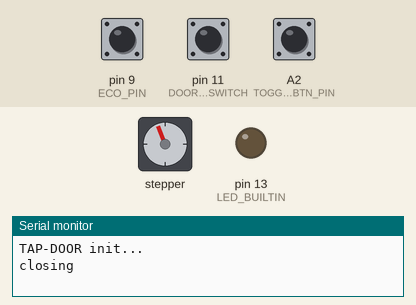
Bench run of a sketch on a simulated Arduino Uno, built with avr-gcc and run on an emulated ATmega328P. On the bench: stepper motor, output pins drawn as LEDs (lit = HIGH), the last lines printed to the serial monitor. The inputs (shaded band) are chosen by the test bench; at power-on: pin 11 (DOOR_LIM_SWITCH) HIGH, pin 9 (ECO_PIN) LOW, A2 (TOGGLE_BTN_PIN) HIGH. Stepper angles assume 2048 steps per turn; pins used as bus, display or sensor lines are not drawn.

Above: at 0.85 s.
0.9 s: pin 11 (DOOR_LIM_SWITCH) pulled LOW for 0.15 s
At 1.3 s:
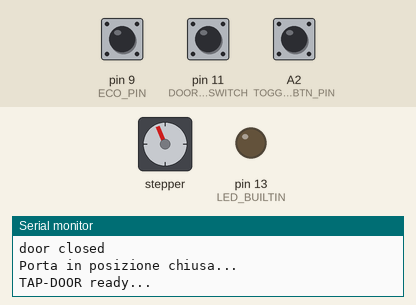
2.5 s: pin 11 (DOOR_LIM_SWITCH) pulled LOW for 3.2 s
At 5.1 s:
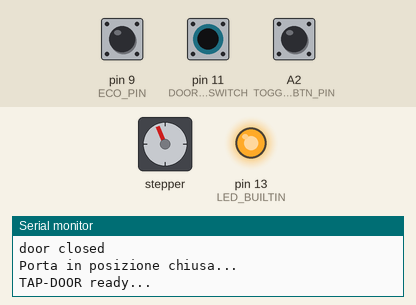
7.2 s: pin 9 (ECO_PIN) pulsed HIGH 2 times (0.12 s each, 0.3 s apart)
At 8.12 s:
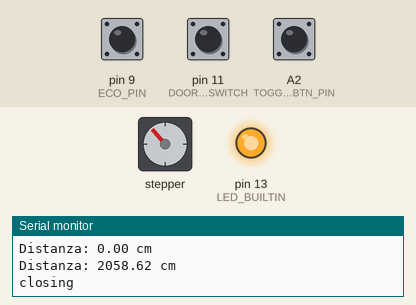
10.2 s: pin 11 (DOOR_LIM_SWITCH) pulled LOW for 1 s
At 12.9 s:
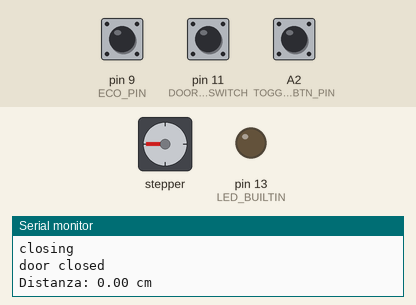
13.2 s: pin 9 (ECO_PIN) pulsed HIGH 5 times (0.12 s each, 0.3 s apart)
At 13.83 s:
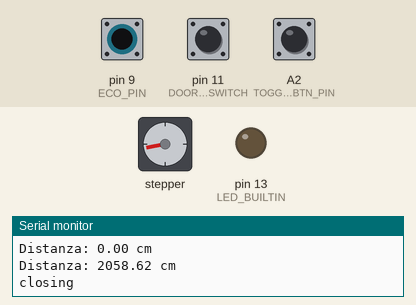
16.2 s: pin 11 (DOOR_LIM_SWITCH) pulled LOW for 3.2 s
At 18.9 s:
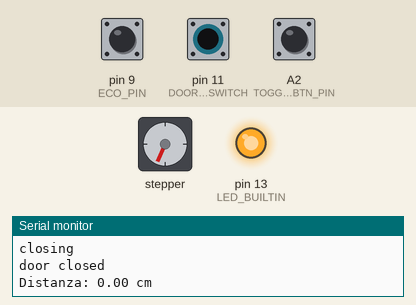
Timing chart, 0 to 20.4 s (numbered marks = the images above; inputs shaded):
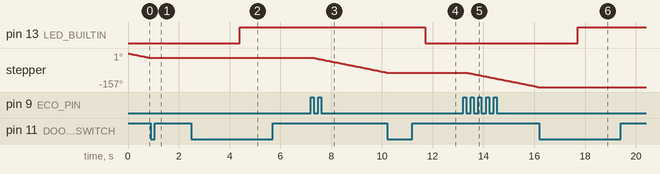

The sketch:

tap-door.ino
```cpp
/** TAP-DOOR */
#include <Stepper.h>
#include "door.h"
#include "dag-timer.h"
#include "dag-button.h"

// stepper
const int MOTOR_PIN_1 = 2;
const int MOTOR_PIN_2 = 4;
const int MOTOR_PIN_3 = 3;
const int MOTOR_PIN_4 = 5;

const int TRIGGER_PIN = 8;
const int ECO_PIN = 9;

const int STP = 2048; // step per revolution del motore stepper.
const int DOOR_LIM_SWITCH = 11;
const int TOGGLE_BTN_PIN = A2;

const int WAIT = 1000 * 1;
const float LIMIT = 10; // cm

Stepper motor(STP, MOTOR_PIN_1, MOTOR_PIN_2, MOTOR_PIN_3, MOTOR_PIN_4);
Door door(&motor);
DagButton btn(TOGGLE_BTN_PIN, LOW);

bool FIRED = false; // registra quando è attivato il passaggio con la mano

void setup()
{
    Serial.begin(9600);
    Serial.println("TAP-DOOR init...");

    pinMode(TRIGGER_PIN, OUTPUT);
    pinMode(ECO_PIN, INPUT);
    digitalWrite(TRIGGER_PIN, LOW);

    pinMode(DOOR_LIM_SWITCH, INPUT_PULLUP);
    pinMode(TOGGLE_BTN_PIN, INPUT_PULLUP);

    pinMode(LED_BUILTIN, OUTPUT);
    digitalWrite(LED_BUILTIN, LOW);

    door.init(DOOR_LIM_SWITCH);
    Serial.println("Porta in posizione chiusa...");
    Serial.println("TAP-DOOR ready...");
    delay(3000);
}

void loop()
{
    delay(500);

    digitalWrite(LED_BUILTIN, door.closed()); // illumina il led quando la porta è chiusa

    while (distance() < LIMIT)
    { // sta fermo fino a quando non tolgo la mano
        FIRED = true;
        delay(100);
    }

    if (FIRED)
    {
        door.toggle(); // aziona l'apertura
        delay(WAIT);   // attende er il tempo che uno ci mette a togliere la mano
        FIRED = false;
    }

    // uando si preme il pulsante usa il toggle della door.
    btn.onPress(toggle);
}

// misura la distanza in cm
float distance()
{
    digitalWrite(TRIGGER_PIN, LOW);
    delayMicroseconds(10);
    digitalWrite(TRIGGER_PIN, HIGH);
    unsigned long time = pulseIn(ECO_PIN, HIGH);
    float length = 0.03431 * time / 2; // 0.03431 = MACH in cm/microsec [ divido per due per chè il percorso dell'onda è andata + ritorno]
    Serial.println("Distanza: " + String(length) + " cm");
    return length;
}

// apri-chiudi
void toggle(void)
{
  Serial.println("toggle button pressed");
    door.toggle();
}
```

dag-button.cpp
```cpp
#include "dag-button.h"

void dagBtnNoop() {}  // funzione segnaposto che non fa niente

DagButton::DagButton(int pin)
  : DagButton(pin, HIGH){};

DagButton::DagButton(int pin, int mode) {
  call_back = dagBtnNoop;
  PIN = pin;
  triggeredBy = mode;

  if (triggeredBy == HIGH) {
    // modalità PULLDOWN, ricordarsi di mettere una resistenza di pull_down
    // il pulsante esegue la callback quando lo stato del pin è HIGH
    pinMode(PIN, INPUT);
  }

  if (triggeredBy == LOW) {
    // modalità PULLUP. Usa la pullup interna di arduino
    // il pulsante esegue la callback quando lo stato del pin è LOW
    pinMode(PIN, INPUT_PULLUP);
  }
}

bool DagButton::clicked() {
  STATE = digitalRead(PIN);
  return STATE == triggeredBy;
}

bool DagButton::pressed() {
  if (clicked() == prevState) return false;
  else {
    // imposta il valore per il prossimo loop
    prevState = clicked();
    return true;
  }
}


void DagButton::onPress(void (*fun)(void)) {
  if (!clicked()) {
    executed = false;
    return;
  };

  if (executed) return;

  call_back = fun;
  call_back();
  executed = true;
}

void DagButton::onLongPress(void (*fun)(void), int trigger_time) {

  if (!clicked()) {
    pressTime = millis();
    return;
  };

  unsigned long dt = millis() - pressTime;
  boolean isStillPressed = clicked() && dt >= trigger_time;

  if (isStillPressed) {
    call_back = fun;
    call_back();
    pressTime = millis();
  }
}


void DagButton::onRelease(void (*fun)(void)) {
  if (!clicked()) return;

  while (clicked()) {
    delay(10);
    // attende fino a quando non viene rilasciato
  }
  call_back = fun;
  call_back();
}
```

dag-button.h
```cpp
#ifndef DAG_BUTTON_H
#define DAG_BUTTON_H

#include "Arduino.h"

class DagButton {
private:
  /** pin di lettura del bottone */
  int PIN;

  /** variabile per la lettura edllo stat odel pin collegato al bottone */
  int STATE;

  /*
      stato del pin che fa eseguire la callback: LOW--> PULLUP / HIGH-->PULLDOWN

      modalità PULLDOWN, ricordarsi di mettere una resistenza di pull_down
      il pulsante esegue la callback quando lo stato del pin è HIGH.

      modalità PULLUP. Usa la pullup interna di arduino
      il pulsante esegue la callback quando lo stato del pin è LOW
    */
  int triggeredBy;

  /** callback function */
  void (*call_back)(void);

  /** registra il momento in cui viene premuto*/
  unsigned long pressTime;

  /** registra l'esecuzione del callback */
  bool executed;

  /** salva l'ultimo stato del bottone */
  bool prevState = false;

public:
  /**
     * CONSTRUCTOR che prende come argomento il pin di lettura del bottone
     * (LOW--> PULLUP / HIGH-->PULLDOWN ). DEFAULT MODE= HIGH (PULLDOWN)
     *
     * - modalità PULLDOWN, ricordarsi di mettere una resistenza di pull_down
     * il pulsante esegue la callback quando lo stato del pin è HIGH
     *
     * - modalità PULLUP. Usa la pullup interna di arduino
     * il pulsante esegue la callback quando lo stato del pin è LOW
     * @param pin Il pin che legge il segnale del button
     */
  DagButton(int pin);

  /**
     * CONSTRUCTOR che prende come argomento il pin di lettura del bottone e la modalità
     * (LOW--> PULLUP / HIGH-->PULLDOWN ). DEFAULT MODE= HIGH (PULLDOWN)
     *
     *
     * - modalità PULLDOWN, ricordarsi di mettere una resistenza di pull_down
     * il pulsante esegue la callback quando lo stato del pin è HIGH
     *
     *
     * - modalità PULLUP. Usa la pullup interna di arduino
     * il pulsante esegue la callback quando lo stato del pin è LOW
     *
     * @param pin Il pin che legge il segnale del button
     * @param triggeredBy: HIGH or LOW stato del pin che fa eseguire la callback: LOW--> PULLUP / HIGH-->PULLDOWN
     */
  DagButton(int pin, int triggeredBy);

  /** restituisce se il bottone è stato premuto, valore istantaneo */
  bool clicked(void);

  // alias per clicked, restituisce se il bottone è stato premuto,
  // impedendo che si legga due volte lo stesso valore in caso di pressioni prolungate
  bool pressed(void);

  /** esegue la callback quando il pulsante viene premuto (da mettere nel loop). NON BLOCCANTE */
  void onPress(void (*fun)(void));

  /** esegue la funzione quando premuto per un numero di millisecondi. riceve anche la callback, NON BLOCCANTE*/
  void onLongPress(void (*fun)(void), int trigger_time);

  /** esegue quando il pulsante viene rilasciato. BLOCCANTE  */
  void onRelease(void (*fun)(void));
};

    #endif
```

dag-timer.cpp
```cpp
#include "dag-timer.h"

void timerNoop() {}  // funzione segnaposto che non fa niente// esegue periodo del timer e le call back

DagTimer::DagTimer() {
  FIRED = 0;
  LOOP = true;
  call_back = timerNoop;
}

void DagTimer::init(unsigned long time_duration) {
  init(time_duration, true);
}

void DagTimer::init(unsigned long time_duration, bool repeat) {
  duration = time_duration;
  bookmark = millis();
  FIRED = 0;
  LOOP = repeat;
}

void DagTimer::run(void (*fun)(void)) {
  if (clock()) {
    call_back = fun;
    call_back();
  }
}

bool DagTimer::clock() {
  unsigned long dt = (millis() - bookmark);
  bool res = false;

  if ((dt > duration) && !FIRED) {
    FIRED = 1;
    res = true;

    if (LOOP) {
      bookmark = millis();
      FIRED = 0;
    }
  } else res = false;

  return res;
}

bool DagTimer::exhausted() {
  unsigned long dt = (millis() - bookmark);
  return (dt > duration);
}
```

dag-timer.h
```cpp
#ifndef DAG_TIMER_H
#define DAG_TIMER_H

#include "Arduino.h"

class DagTimer {
private:
  // variabile che salva il time per il confronto del loop successivo
  unsigned long bookmark;

  // Durata del timer in millisecondi
  unsigned long duration;

  // funzione da eseguire allo scattare del timer
  void (*call_back)(void);

  // indica se il timer è attivo (sta eseguendo la funzione di callback)
  int FIRED;

  //indica se il timer deve ripetersi ciclicament
  bool LOOP;

public:
  // constructor
  DagTimer();

  // inizializza la durata del timer e lo fa partire. In default è attivo il LOOP.
  void init(unsigned long time_duration);

  // inizializza la drat adel timer e lo fa partire, il secondo parametro indica se è attivo il LOOP
  void init(unsigned long time_duration, bool repeat);

  // restituisce un booleano che verifica se il periodo è scoccato.
  // se non è ripetitivo,  restituisce true solo alla prima lettura
  // le successive ritorna false
  bool clock();

  // esegue la funzione passata come argomento allo scoccare del periodo
  void run(void (*fun)(void));

  // senon è ripetitivo, indica se è già scoccato almeno un volta
  bool exhausted();

};

#endif
```

door.cpp
```cpp
#include "door.h"
#include "Arduino.h"

Door::Door(Stepper* _motor) {
  motor = _motor;
  CW = 1;
  CCW = CW * (-1);
  motor->setSpeed(SPEED);
}

bool Door::closed() {
  return digitalRead(limitPin) == LOW;
}

void Door::init(int limitSwitchPin) {
  limitPin = limitSwitchPin;
  close();
  while (!closed()) {
    digitalWrite(LED_BUILTIN, !digitalRead(LED_BUILTIN));
    delay(500);
  }
}

void Door::close() {
  Serial.println("closing");
  // trova la posizione iniziale chiusa.
  unsigned long start = millis();
  while (!closed()) {
    motor->step(1 * CCW);
    if (millis() - start > 10000) {
      Serial.println("Errore: non riesco a chiudere la porta.");
      return;
      break;
      delay(10);
    }
  }
  Serial.println("door closed");

}

void Door::open() {
  Serial.println("opening");
    motor->setSpeed(SPEED);

  motor->step(track * CW);
  Serial.println("door opened");
}

void Door::toggle() {
  if (closed()) {
    open();
  } else {
    close();
  }
}
```

door.h
```cpp
#ifndef DAG_DOOR_H
#define DAG_DOOR_H

#include "Arduino.h"
#include <Stepper.h>
// #include "pins.h"

class Door
{
private:
    int limitPin;
    Stepper *motor;
    int CW;         // rotation side. cambiare con -1 per farlo girare dalláltra parte
    int CCW;        // l'inverso di cw
    int SPEED = 4;  // velocità motore
    int track = 600; // corsa di apertura totale

public:
    Door(Stepper *motor);
    void init(int limitSwitchPin);
    void close(void);
    void open(void);
    void toggle(void);
    bool closed(void);
};

#endif
```

Measured:
- after the input at 0.9 s, stepper: stops changing and stays -22°
- after the input at 2.5 s, pin 13 (LED_BUILTIN): LOW → HIGH after 1.9 s
- after the input at 7.2 s, stepper: keeps turning counter-clockwise at about 24°/s, starting after 0.15 s
- after the input at 10.2 s, pin 13 (LED_BUILTIN): HIGH → LOW after 1.5 s; stepper: stops changing and stays -90°
- after the input at 13.2 s, stepper: keeps turning counter-clockwise at about 24°/s, starting after 0.16 s
- after the input at 16.2 s, pin 13 (LED_BUILTIN): LOW → HIGH after 1.5 s; stepper: stops changing and stays -157°
